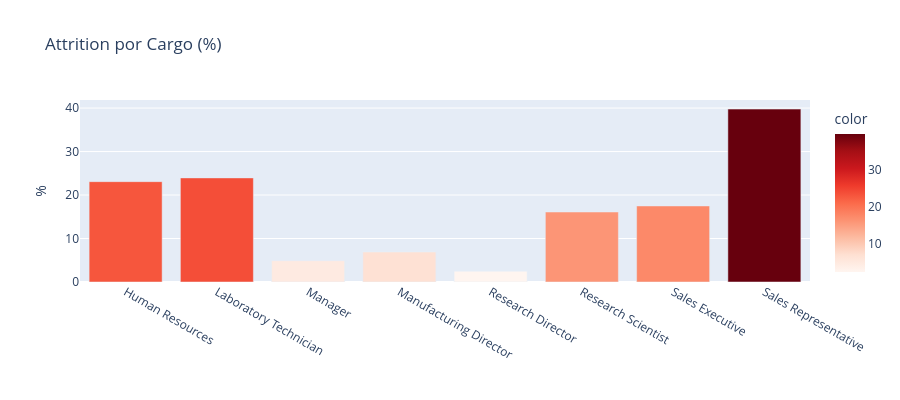

Source (notebook cell):
### Code cell
job_cols = [c for c in ibm.columns if c.startswith("JobRole_")]
job_attr = {c.replace("JobRole_", ""): ibm[ibm[c] == 1]["Attrition"].mean() * 100 for c in job_cols}
fig = px.bar(x=list(job_attr.keys()), y=list(job_attr.values()),
             color=list(job_attr.values()), color_continuous_scale="Reds",
             title="Attrition por Cargo (%)", labels={"x": "", "y": "%"})
fig.update_layout(height=400, showlegend=False)
fig.show()

### Figure 1 — Plotly figure (JSON) as saved in the notebook; plotly's stock layout.template omitted (floating-point values rounded to 4 significant figures)
{"data": [{"hovertemplate": "=%{x}<br>%=%{y}<br>color=%{marker.color}<extra></extra>", "legendgroup": "", "marker": {"color": [23.08, 23.94, 4.902, 6.897, 2.5, 16.1, 17.48, 39.76], "coloraxis": "coloraxis", "pattern": {"shape": ""}}, "name": "", "orientation": "v", "showlegend": false, "textposition": "auto", "type": "bar", "x": ["Human Resources", "Laboratory Technician", "Manager", "Manufacturing Director", "Research Director", "Research Scientist", "Sales Executive", "Sales Representative"], "xaxis": "x", "y": [23.08, 23.94, 4.902, 6.897, 2.5, 16.1, 17.48, 39.76], "yaxis": "y"}], "layout": {"barmode": "relative", "coloraxis": {"autocolorscale": false, "colorbar": {"title": {"text": "color"}}, "colorscale": [[0, "rgb(255,245,240)"], [0.125, "rgb(254,224,210)"], [0.25, "rgb(252,187,161)"], [0.375, "rgb(252,146,114)"], [0.5, "rgb(251,106,74)"], [0.625, "rgb(239,59,44)"], [0.75, "rgb(203,24,29)"], [0.875, "rgb(165,15,21)"], [1, "rgb(103,0,13)"]]}, "height": 400, "legend": {"tracegroupgap": 0}, "showlegend": false, "title": {"text": "Attrition por Cargo (%)"}, "xaxis": {"anchor": "y", "domain": [0, 1], "title": {"text": ""}}, "yaxis": {"anchor": "x", "domain": [0, 1], "title": {"text": "%"}}}}
